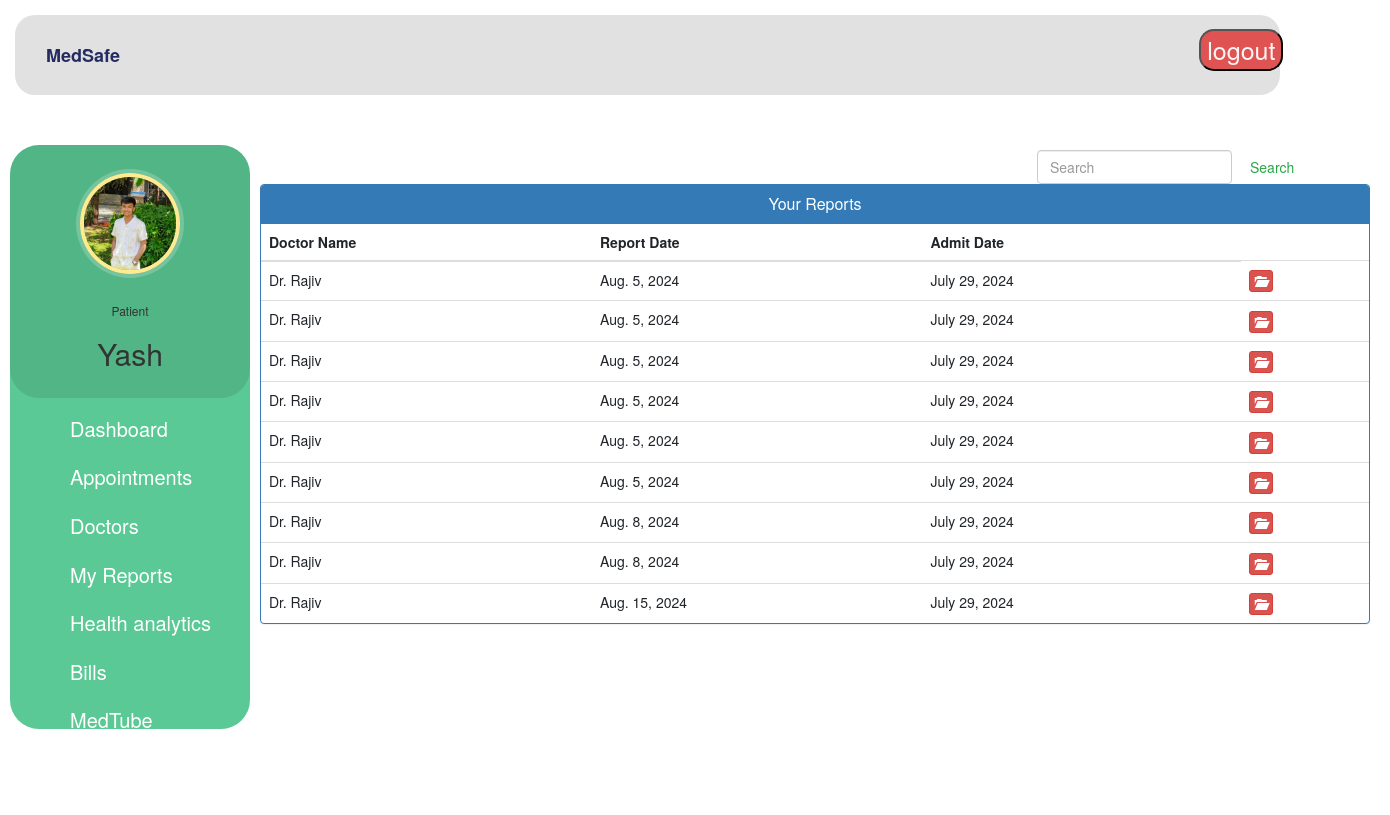
Screenshot of /patient-reports (signed in) with the database file from the repository.
### hospital/models.py (models this page shows, shortened)
class Patient(models.Model):
    user=models.OneToOneField(User,on_delete=models.CASCADE)
    profile_pic= models.ImageField(upload_to='profile_pic/PatientProfilePic/',null=True,blank=True)
    address = models.CharField(max_length=40)
    mobile = models.CharField(max_length=20,null=False)
    symptoms = models.CharField(max_length=100,null=False)
    assignedDoctorId = models.PositiveIntegerField(null=True)
    admitDate=models.DateField(auto_now=True)
    status=models.BooleanField(default=False)
    @property
    def get_name(self):
        return self.user.first_name+" "+self.user.last_name

class PatientReport(models.Model):
    patientId=models.PositiveIntegerField(null=True)
    patientName=models.CharField(max_length=40)
    assignedDoctorName=models.CharField(max_length=40)
    address = models.CharField(max_length=40)
    mobile = models.CharField(max_length=20,null=True)
    symptoms = models.CharField(max_length=100,null=True)
    admitDate=models.DateField(null=False)
    todayDate=models.DateField(null=False)
    BloodGroup=models.CharField(max_length=10)
    PostPrandialBloodSugar=models.CharField(max_length=20)
    FastingBloodReport=models.CharField(max_length=20)
    Cholestrol=models.CharField(max_length=20)
    LDLCholestrol=models.CharField(max_length=20)
    HDLCholestrol=models.CharField(max_length=20)
    VitaminD3=models.CharField(max_length=20)
    Alergies=models.CharField(max_length=20)
    OtherReports=models.CharField(max_length=20)

### hospital/views.py (the view)
# urls.py: path('patient-reports', views.patient_reports,name='patient-reports'),
@login_required(login_url='patientlogin')
@user_passes_test(is_patient)
def patient_reports(request):
    patient=models.Patient.objects.get(user_id=request.user.id) #for profile picture of patient in sidebar
    reports=models.PatientReport.objects.all().filter(patientName=patient.get_name)
    return render(request,'hospital/patient_view_reports.html',{'reports':reports,'patient':patient})

### hospital/views.py (called while the page is built)
def is_patient(user):
    return user.groups.filter(name='PATIENT').exists()

### templates/hospital/patient_view_reports.html (shortened to what this page needs)
{% extends 'hospital/patient_base.html' %}
{% block content %}
<head>
  <link href="//netdna.bootstrapcdn.com/bootstrap/3.0.0/css/bootstrap.min.css" rel="stylesheet" id="bootstrap-css">
</head>
<div class="container">
  <form  action="/report-searchdoctor" method="get" style="margin-left:70%;" class="form-inline my-2 my-lg-0">
    <input class="form-control mr-sm-2" type="search" placeholder="Search" name="query" id="query" aria-label="Search">
    <button class="btn btn-outline-success my-2 my-sm-0" type="submit">Search</button>
  </form>
  <div class="panel panel-primary">
    <div class="panel-heading">
      <h6 class="panel-title">Your Reports</h6>
    </div>
    <table class="table table-hover" id="dev-table">
      <thead>
        <tr>
          <th>Doctor Name</th>
          <th>Report Date</th>
          <th>Admit Date</th>
        </tr>
      </thead>
      {% for r in reports %}
      <tr>
        <td> {{r.assignedDoctorName}}</td>
        <td>{{r.todayDate}}</td>
        <td>{{r.admitDate}}</td>
        <td>
            <a
              class="btn btn-danger btn-xs"
              href="{% url 'patient-report-view' %}"
              ><span class="glyphicon glyphicon-folder-open"></span
            ></a>
              </td>
      </tr>
      {% endfor %}
    </table>
  </div>
</div>
{% endblock content %}

### templates/hospital/patient_base.html (shortened to what this page needs)
<!DOCTYPE html>
{% load static %}
<html lang="en">
<head>
  <link rel="stylesheet" href="https://stackpath.bootstrapcdn.com/bootstrap/4.3.1/css/bootstrap.min.css">
  <link rel="stylesheet" href="https://maxcdn.bootstrapcdn.com/font-awesome/4.7.0/css/font-awesome.min.css">
</head>
<body>
  <nav class="menu" tabindex="0">
    <header class="avatar">
      <img src="{% static patient.profile_pic.url %}" alt="Profile Pic" />
      <br><br>
      <h6>Patient</h6>
      <h2>{{request.user.first_name}}</h2>
    </header>
    <ul>
      <li tabindex="0" style="font-size: 20px;" class="icon-dashboard"> <a style="color:white; text-decoration:none;" href="/patient-dashboard"><span>Dashboard</span></a> </li>
      <li tabindex="0" style="font-size: 20px;" class="icon-calendar"> <a style="color:white; text-decoration:none;" href="/patient-appointment"><span>Appointments</span></a></li>
      <li tabindex="0" style="font-size: 20px;" class="icon-users"> <a style="color:white; text-decoration:none;" href="/patient-view-doctor"><span>Doctors</span></a></li>
      <li tabindex="0" style="font-size: 20px;" class="icon-users"> <a style="color:white; text-decoration:none;" href="/patient-reports"><span>My Reports</span></a></li>
      <li tabindex="0" style="font-size: 20px;" class="icon-users"> <a style="color:white; text-decoration:none;" href="/patient-graph"><span>Health analytics</span></a></li>
      <li tabindex="0" style="font-size: 20px;" class="icon-users"> <a style="color:white; text-decoration:none;" href="/patient-discharge"><span>Bills</span></a></li>
      <li tabindex="0" style="font-size: 20px;" class="icon-users"> <a style="color:white; text-decoration:none;" href="/patient_medtube"><span>MedTube</span></a></li>
      <li tabindex="0" style="font-size: 20px;" class="icon-users"> <a style="color:white; text-decoration:none;" href="/chat_bot"><span>MedBot Ai</span></a></li>
      <li tabindex="0" style="font-size: 20px;" class="icon-users"> <a style="color:white; text-decoration:none;" href="/patient-chat-view"><span>1-1 Chat</span></a></li>
    </ul>
  </nav>
  <main>
    <div class="bs-example">
      <nav class="navbar navbar-expand-md  navbar-dark fixed-top">
        <a href="/patient-dashboard" class="navbar-brand" style="color: #252B61;" style="font-size: 25px;">MedSafe</a>
        <div class="collapse navbar-collapse justify-content-between" id="navbarCollapse">
          <div class="navbar-nav" style=" margin-left: 95%;">
            <form method="post" action="logout/">
              <button type="submit" class="logout">logout</button>
          </form>
          </div>
        </div>
      </nav>
    </div>
    <br><br>
    {% block content %}
    {% endblock content %}
    <br><br><br><br><br><br><br>
  </main>
</body>
</html>

### templates/hospital/patient_base.html (style rules this page uses)
a:link { text-decoration: none; }
a { color: white; }
body { padding-left: 240px; }
main { position: relative; height: 100vh; }
.menu { background: #5bc995; border-radius: 29px; height: 73vh; width: 240px; position: fixed; top: 145px; margin-left: 10px; left: 0; z-index: 5; outline: none; }
.menu .avatar { background: rgba(0, 0, 0, 0.1); padding: 2em 0.5em; text-align: center; border-radius: 29px; }
.menu .avatar img { width: 100px; border-radius: 50%; overflow: hidden; border: 4px solid #ffea92; box-shadow: 0 0 0 4px rgba(255, 255, 255, 0.2); }
.menu .avatar h2 { font-weight: normal; margin-bottom: 0; }
.menu ul { list-style: none; padding: 0.5em 0; margin: 0; }
.menu ul li { padding: 0.5em 1em 0.5em 3em; font-size: 0.95em; font-weight: regular; background-repeat: no-repeat; background-position: left 15px center; background-size: auto 20px; transition: all 0.15s linear; cursor: pointer; }
.menu ul li.icon-dashboard { background-image: url("http://www.entypo.com/images//gauge.svg"); }
.menu ul li.icon-users { background-image: url("http://www.entypo.com/images//users.svg"); }
.menu ul li.icon-calendar { background-image: url("http://www.entypo.com/images//calendar.svg"); }
.bs-example { width: 110%; height: 80px; background-color: #E1E1E1; border-radius: 20px; margin: 15px; position: relative; right: 240px; }
.navbar-brand { margin-top: 8.5px; margin-left: 5px ; font-weight: 800; }
.logout { background-color: #e05353; color: rgb(255, 244, 244); border-radius: 15px; font-size: 25px; }

### templates/hospital/patient_view_reports.html (style rules this page uses)
a:link { text-decoration: none; }
h6 { text-align: center; }

### rows the page displays
Patient: profile_pic (picture)
PatientReport: assignedDoctorName "Dr. Rajiv", todayDate "Aug. 5, 2024", admitDate "July 29, 2024"
PatientReport: assignedDoctorName "Dr. Rajiv", todayDate "Aug. 5, 2024", admitDate "July 29, 2024"
PatientReport: assignedDoctorName "Dr. Rajiv", todayDate "Aug. 5, 2024", admitDate "July 29, 2024"
PatientReport: assignedDoctorName "Dr. Rajiv", todayDate "Aug. 5, 2024", admitDate "July 29, 2024"
PatientReport: assignedDoctorName "Dr. Rajiv", todayDate "Aug. 5, 2024", admitDate "July 29, 2024"
PatientReport: assignedDoctorName "Dr. Rajiv", todayDate "Aug. 5, 2024", admitDate "July 29, 2024"
PatientReport: assignedDoctorName "Dr. Rajiv", todayDate "Aug. 8, 2024", admitDate "July 29, 2024"
PatientReport: assignedDoctorName "Dr. Rajiv", todayDate "Aug. 8, 2024", admitDate "July 29, 2024"
PatientReport: assignedDoctorName "Dr. Rajiv", todayDate "Aug. 15, 2024", admitDate "July 29, 2024"

### other values shown
{{ request.user.first_name }} "Yash"
